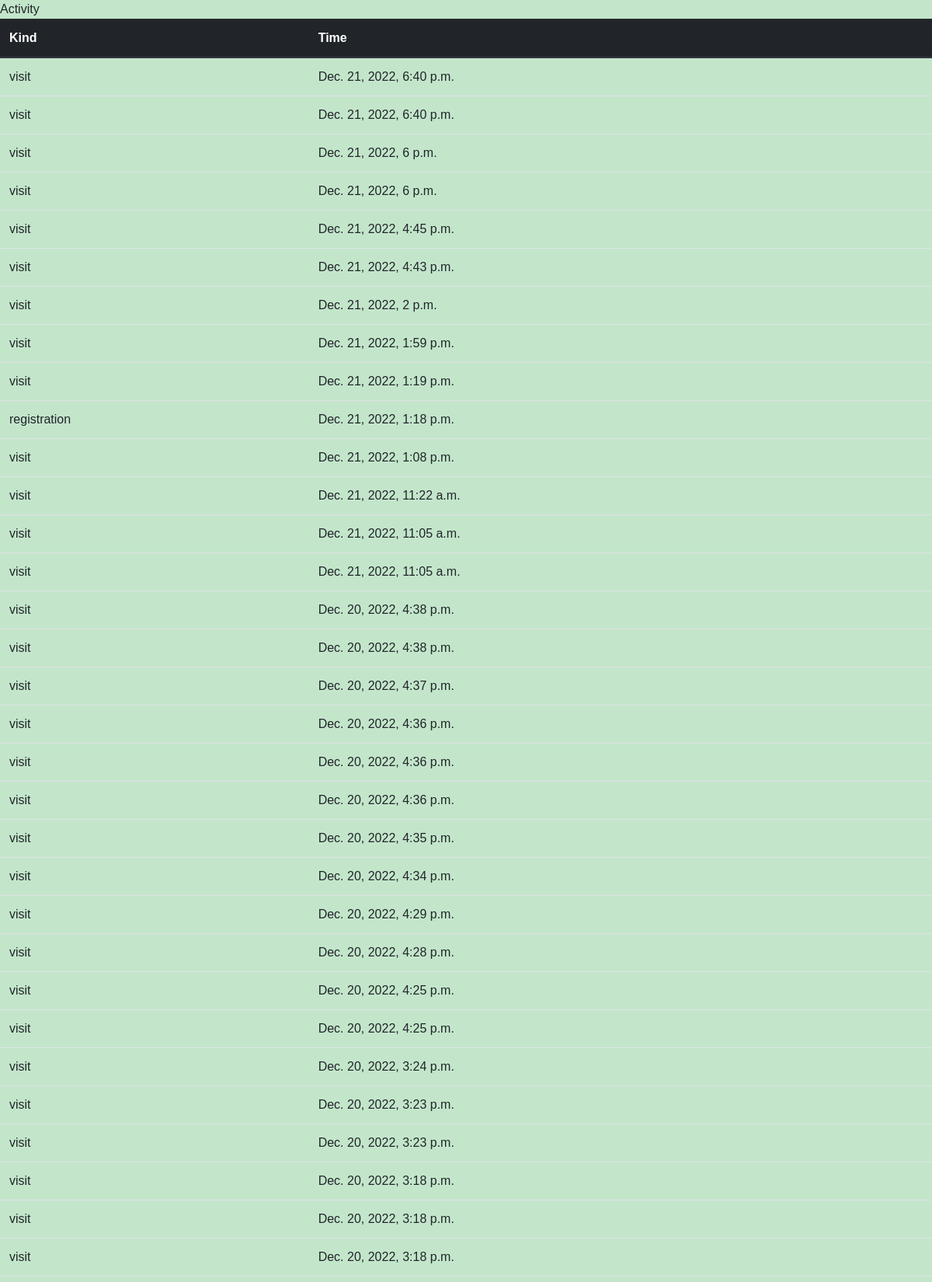
Page /en/home/activity (upper part) on the committed database.
### exam/models.py (models this page shows)
class Activity(models.Model):
    kind = models.CharField(max_length = 50)
    time = models.DateTimeField(auto_now_add=True)

### exam/views.py (the view)
# urls.py: path("activity", ActivityView.as_view(), name="activity")
class ActivityView(View):
    template_name = "activity.html"
    def get(self, request, *args, **kwargs):
        activities = Activity.objects.all()[::-1]
        context = {"activities" : activities}
        return render(request, self.template_name, context)

### exam/templates/activity.html
{% extends "base.html" %}
{% load i18n %}
{% block content %}
Activity
<table class="table">
    <thead class="thead-dark">
      <tr>
        {% load static %}
        <th scope="col">Kind</th>
        <th scope="col">Time</th>
      </tr>
    </thead>
    <tbody id="tbody">
        {% for activity in activities %}
        <tr>
            <td>{{activity.kind}}</td>
            <td>{{activity.time}}</td>
        </tr>
        {% endfor %}
    </tbody>
  </table>
{% endblock %}

### static/css/general.css (style rules this page uses)
body { font-family: Arial; background-color: rgb(195, 230, 203); }

### rows in the picture
Activity: kind "visit", time "Dec. 21, 2022, 6:40 p.m."
Activity: kind "visit", time "Dec. 21, 2022, 6:40 p.m."
Activity: kind "visit", time "Dec. 21, 2022, 6 p.m."
Activity: kind "visit", time "Dec. 21, 2022, 6 p.m."
Activity: kind "visit", time "Dec. 21, 2022, 4:45 p.m."
Activity: kind "visit", time "Dec. 21, 2022, 4:43 p.m."
Activity: kind "visit", time "Dec. 21, 2022, 2 p.m."
Activity: kind "visit", time "Dec. 21, 2022, 1:59 p.m."
Activity: kind "visit", time "Dec. 21, 2022, 1:19 p.m."
Activity: kind "registration", time "Dec. 21, 2022, 1:18 p.m."
Activity: kind "visit", time "Dec. 21, 2022, 1:08 p.m."
Activity: kind "visit", time "Dec. 21, 2022, 11:22 a.m."
Activity: kind "visit", time "Dec. 21, 2022, 11:05 a.m."
Activity: kind "visit", time "Dec. 21, 2022, 11:05 a.m."
Activity: kind "visit", time "Dec. 20, 2022, 4:38 p.m."
Activity: kind "visit", time "Dec. 20, 2022, 4:38 p.m."
Activity: kind "visit", time "Dec. 20, 2022, 4:37 p.m."
Activity: kind "visit", time "Dec. 20, 2022, 4:36 p.m."
Activity: kind "visit", time "Dec. 20, 2022, 4:36 p.m."
Activity: kind "visit", time "Dec. 20, 2022, 4:36 p.m."
Activity: kind "visit", time "Dec. 20, 2022, 4:35 p.m."
Activity: kind "visit", time "Dec. 20, 2022, 4:34 p.m."
Activity: kind "visit", time "Dec. 20, 2022, 4:29 p.m."
Activity: kind "visit", time "Dec. 20, 2022, 4:28 p.m."
Activity: kind "visit", time "Dec. 20, 2022, 4:25 p.m."
Activity: kind "visit", time "Dec. 20, 2022, 4:25 p.m."
Activity: kind "visit", time "Dec. 20, 2022, 3:24 p.m."
Activity: kind "visit", time "Dec. 20, 2022, 3:23 p.m."
Activity: kind "visit", time "Dec. 20, 2022, 3:23 p.m."
Activity: kind "visit", time "Dec. 20, 2022, 3:18 p.m."
Activity: kind "visit", time "Dec. 20, 2022, 3:18 p.m."
Activity: kind "visit", time "Dec. 20, 2022, 3:18 p.m."
